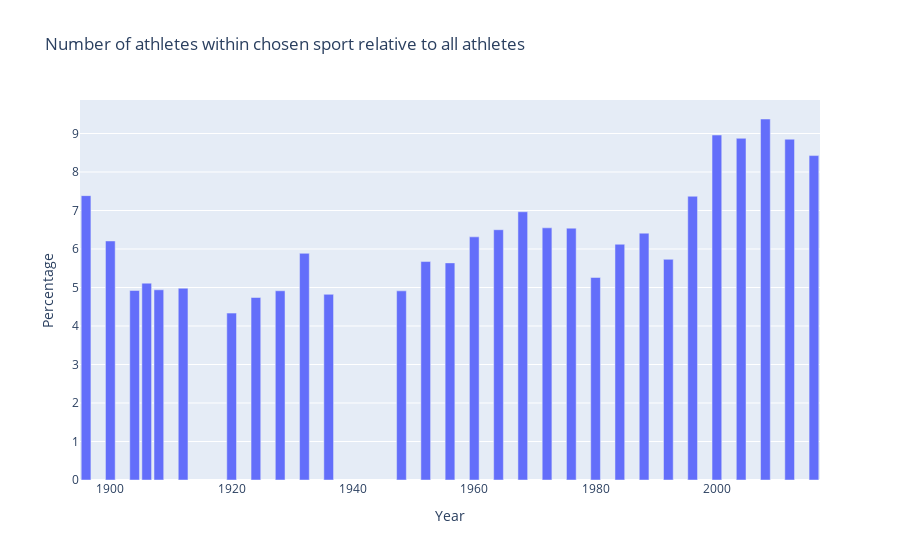

Notebook code for this chart:
### Code cell
fig = px.bar(
    dff,
    x=dff.index,
    y=["Rel athletes in sport"],
    title="Number of athletes within chosen sport relative to all athletes",
    labels={"value": "Percentage"}
)

fig.update_layout(showlegend=False)
fig.update_traces(hovertemplate = "Year: %{label}: <br>Percentage: %{value}")

fig.show()

### Figure 1 — Plotly figure (JSON) as saved in the notebook; plotly's stock layout.template omitted (floating-point values rounded to 4 significant figures)
{"data": [{"alignmentgroup": "True", "hovertemplate": "Year: %{label}: <br>Percentage: %{value}", "legendgroup": "Rel athletes in sport", "marker": {"color": "#636efa", "pattern": {"shape": ""}}, "name": "Rel athletes in sport", "offsetgroup": "Rel athletes in sport", "orientation": "v", "showlegend": true, "textposition": "auto", "type": "bar", "x": [1896, 1900, 1904, 1906, 1908, 1912, 1920, 1924, 1928, 1932, 1936, 1948, 1952, 1956, 1960, 1964, 1968, 1972, 1976, 1980, 1984, 1988, 1992, 1996, 2000, 2004, 2008, 2012, 2016, 1994, 1998, 2002, 2006, 2010, 2014], "xaxis": "x", "y": [7.386, 6.209, 4.923, 5.113, 4.941, 4.981, 4.335, 4.741, 4.915, 5.888, 4.823, 4.913, 5.674, 5.64, 6.315, 6.501, 6.967, 6.55, 6.542, 5.261, 6.124, 6.411, 5.732, 7.37, 8.96, 8.876, 9.377, 8.852, 8.427, null, null, null, null, null, null], "yaxis": "y"}], "layout": {"barmode": "relative", "legend": {"title": {"text": "variable"}, "tracegroupgap": 0}, "showlegend": false, "title": {"text": "Number of athletes within chosen sport relative to all athletes"}, "xaxis": {"anchor": "y", "domain": [0, 1], "title": {"text": "Year"}}, "yaxis": {"anchor": "x", "domain": [0, 1], "title": {"text": "Percentage"}}}}
